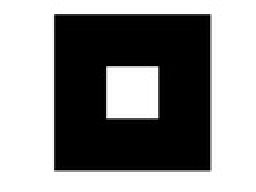
%> input picture CVBasics/A6/square.jpg, 128 x 96 px, shrunk from 1200 x 900 before the run (shown 2 times larger)
$ octave verification.m   (GNU Octave 9; MATLAB toolbox functions it lacks are replaced by stand-ins)
%> lines starting %> are read from the running program, lines starting %| are printed output that depends on the picture; in (x1, y1, x2, y2) boxes, pixels count from 0 and x2, y2 are one past the last pixel; in counts of white or black regions, pixels touching at a corner belong together; the program's own positions count from 1
### CVBasics/A6/CS5320_Harris.m
function R = CS5320_Harris(im,k)
% CS5320_Harris - corner detector
% On input:
%       im (mxn array): input gray level image
%       k (int): determines window side as 2*k+1
% On output:
%       R (mxn array): corner response
%       <=0: homogeneous
%       >0 and small: edge
%       large: corner
% Call:
%       R = Cs5320_Harris(im,1);
% Author:
%       T. Henderson
%       UU
%       Spring 2016
%
R = zeros(size(im,1),size(im,2));
[dx,dy] = gradient(double(im));
for r = 1+k:size(im,1)-k
    for c = 1+k:size(im,2)-k
        a = dx(r-k:r+k,c-k:c+k);
        b = dy(r-k:r+k,c-k:c+k);
        a = a(:);
        b = b(:);
        pts = [a,b];
        M = pts'*pts;
        R(r,c) = det(M) - 0.05*((trace(M)/2)^2);
    end
end

### CVBasics/A6/combo.m
function X = combo(im1,im2)
%
% combo: displays image im1 with non-zero elements of im2 overlayed in red
%
% On input:
%     im1 (nr x nc x np image): base image to be shown
%     im2 (nr x nc image): image to show as red overlay
% On output:
%     X (nr x nc x np image): combined
% Call:
%     X = combo(im1,im2)
% Author:
%     T. Henderson
%     UU
%     20th century
%

[nr,nc,np] = size(im1);
if np==1
    X(:,:,1) = im1;
    X(:,:,2) = im1;
    X(:,:,3) = im1;
else
    X = im1;
end

for r = 1:nr
    for c = 1:nc
        if im2(r,c)>0
	        X(r,c,1) = uint8(255); X(r,c,2) = uint8(0); X(r,c,3) = uint8(0);
        end
    end
end

clf;
imshow(X);

### CVBasics/A6/CS5320_LoG_interest.m
function [interest_pts,scale] = CS5320_LoG_interest(im,p)
% CS5320_LoG_interest - interest points from LoG scale-position maxima
% On input:
%       im (mxn array) gray level input image
%       p (float): percentage of max response to return
% On output:
%       interest_pts (mxn array): interest point response
%       scale (mxn array): max sigma scale at location
% Call:
%       [A_IP,A_scale] = CS5320_LoG_interest(A,0.9);
% Author:
%       T. Hendersonma
%       UU
%       Spring 2016
%
[nr,nc] = size(im);
sigma = 0.6:0.01:3;
num_sigmas = length(sigma);

scale = zeros(nr,nc);
C = zeros(nr,nc,num_sigmas);
interest_pts = zeros(nr,nc);
maxResponses = zeros(nr,nc);
temp1_scale = zeros(nr,nc);
temp2_scale = zeros(nr,nc);

for s_index  = 1:num_sigmas
    T = fspecial('log', 21, sigma(s_index));
    C(:,:,s_index) = abs(filter2(T,im));

end

for r = 1:nr
    for c = 1:nc
        temp1 = C(r,c,:);
        temp1 = temp1(:);
        [temp2(r,c),idx] = max(temp1);
        if idx ~=1 && idx ~= num_sigmas
            temp1_scale(r,c) = sigma(idx);
            maxResponses(r,c) = temp2(r,c);
        end
    end
end

maxvalues = p*max(max(maxResponses));
for r = 1:nr
    for c = 1:nc
        if maxResponses(r,c)<maxvalues
            maxResponses(r,c) = 0;
        end
    end
end

interest_pts = imregionalmax(maxResponses);
scale = interest_pts.* temp1_scale;


% for all maxResponse(i,j)>maxvalues
%     save scale(i,j) = tempscle(i,j)
% scale
% logicalmaxResponses = maxResponses >...
%     p*max(max(maxResponses));
%
%

### CVBasics/A6/CS5320_gradient_histogram.m
function H = CS5320_gradient_histogram(im,r,c,radius,w,thresh)
% CS5320_gradient_histogram - get histogram of gradient orientations
% On input:
%       im (mxn array): image
%       r (int): row of center of patch
%       c (int): col of center of patch
%       radius (float): radius of pixels to consider
%       w (Boolean): use magnitude of gradient as weight in histogram
%       thresh (float): minimum gradient magnitude to consider
% On output:
%        H (9x1 vector): orientation counts in 20-degree bins
% Call:
%       H = CS5320_gradient_histogram(A,8,8,3,0,0.1);
% Author:
%       T. Henderson
%       UU
%       Spring 2016
%
H = [0;0;0;0;0;0;0;0;0];
if((r - ceil(radius) <= 0) || (r + ceil(radius) > size(im,1)) || (c - ceil(radius) <= 0) || (c + ceil(radius )> size(im,2)))
    return;
else
    patch = im(r-ceil(radius):r+ceil(radius),c-ceil(radius):c+ceil(radius));
end
[dx,dy] = gradient(double(patch));
for r = 1:size(patch,1)
    for c = 1:size(patch,2)
        orientation = 0;
        magnitude = sqrt( dx(r,c)^2 + dy(r,c)^2);
        if magnitude  > thresh
            orientation = (atan2d(dy(r,c),dx(r,c)));
            if orientation <0
                orientation = orientation + 180;
            end
        end

        if orientation == 0
                 bin = 1;
        else
            bin = ceil(orientation/20);
        end

        if bin >= 0
            if w==0
                H(bin) = H(bin) + 1;
            else
                H(bin) = H(bin) + magnitude;
            end
        end
    end
end

### CVBasics/A6/CS5320_corner_patches.m
function patches = CS5320_corner_patches(im,k,w)
% CS5320_corner_patches - produce patches (see Alg. 5.2 text)
% On input:
%       im (mxn array): input image
%       k (float): scale parameter in Alg. 5.2
%       w (int): window size parameter for Harris function (called k)
% On output:
%       patches (px4 array): patch parameters
%       col 1: row center of patch (called x_c in text)
%       col 2: col center of patch (called y_c in text)
%       col 3: patch radius (called r in text)
%       col 4: orientation of patch (called theta in text)
% Call:
%       p = CS5320_corner_patches(im,4,2);
% Author:
% Shantnu Kakkar
% UU
% Spring 2016
%
sigma = 0.3:0.01:6;
num_sigmas = length(sigma);
R = CS5320_Harris(im,w);
RregionalMax = imregionalmax(R);
R = RregionalMax.*R;
[nr,nc] = size(im);
threshold = max(max(R/2));
x = R > threshold;
patches = [];
for s_index  = 1:num_sigmas
    T = fspecial('log', 7, sigma(s_index));
    C(:,:,s_index) = abs(filter2(T,im));
end

for r = 1:nr
    for c = 1:nc
        if x(r,c) ==1
            Xc = r;
            Yc = c;
            temp1 = C(r,c,:);
            temp1 = temp1(:);
            [temp2(r,c),idx] = max(temp1);
            radius = sigma(idx);
            H = CS5320_gradient_histogram(im,Xc,Yc,radius*k,0,0);
            [thetaP,index] = max(H);
            allThetaP = find(H==thetaP);
            for i = 1:length(allThetaP)
                tp(1) = Xc;
                tp(2) = Yc;
                tp(3) = r;
                tp(4) = 20 * allThetaP(i);
                patches = [patches;tp];
            end
         end
    end
end
x = 5;

### CVBasics/A6/CS5320_LoG_patches.m
function patches = CS5320_LoG_patches(im,k,p)
% CS5320_LoG_patches - produce patches (see Alg. 5.3 text)
% On input:
%       im (mxn array): input image
%       k (float): scale parameter in Alg. 5.2
%       p (float): p parameter from LoG interest function
% On output:
%       patches (px4 array): patch parameters
%       col 1: row center of patch (called x_c in text)
%       col 2: col center of patch (called y_c in text)
%       col 3: patch radius (called r in text)
%       col 4: orientation of patch (called theta in text)
% Call:
%       p = CS5320_LoG_patches(im,2,2);
% Author:
%       Shantnu Kakkar
%       Spring 2016
%
patches = [];
[x,A_scale] = CS5320_LoG_interest(im,p);
[nr,nc] = size(im);
for r = 1:nr
    for c = 1:nc
        if x(r,c) == 1
            Xc = r;
            Yc = c;
%             radius = A_scale(r,c);
            radius = A_scale(r,c);
            H = CS5320_gradient_histogram(im,Xc,Yc,ceil(radius*k),0,0);
            [thetaP,index] = max(H);
            allThetaP = find(H==thetaP);
            for i = 1:length(allThetaP)
                tp(1) = Xc;
                tp(2) = Yc;
                tp(3) = r;
                tp(4) = 20 * allThetaP(i);
                patches = [patches;tp];
            end
         end
    end
end

### CVBasics/A6/verification.m
% Please run individual sections below using
%ctrl+enter or pressing run section button in the
%editor tab. Please comment if you do not like this
%way of organizing code.

%% Harris
clc;clear;
imoriginal = imread('square.jpg');
%> imoriginal is the input picture: size 96x128x3 uint8; min 0, max 255, mean 142.1
im = imread('square.jpg');
% imshow(im);
im = rgb2gray(im);
imshow(im);
R = CS5320_Harris(im,1);
%> in CS5320_Harris, `[dx,dy] = gradient(double(im));`:
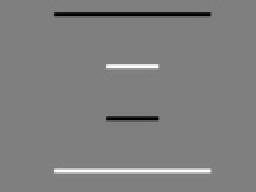
%> dy: size 96x128 double (shown 2 times larger); min -127.5, max 127.5, mean 0; mean of the top-left, top-right, bottom-left and bottom-right quarters -2.2, -2.2, 2.2, 2.2; drawn with min black and max white
combo(double(imoriginal), R>max(max(R/25)));
%> after the loop in combo, `for r = 1:nr`:
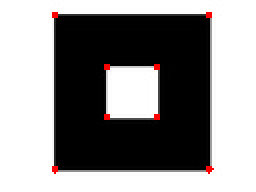
%> X: size 96x128x3 double (shown 2 times larger); mean R, G, B 142.8, 141.3, 141.3
title('result for Harris corner detection');

%% log interest
clc;clear;
im = imread('square.jpg');
im = rgb2gray(im);
 [A_IP,A_scale] = CS5320_LoG_interest(im,0.7);
%> after the loop in CS5320_LoG_interest, `for r = 1:nr`:
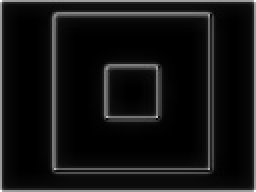
%> temp2: size 96x128 double (shown 2 times larger); min 2.91e-13, max 395.8, mean 30.5; drawn with min black and max white
%> in CS5320_LoG_interest, `maxvalues = p*max(max(maxResponses));`: maxvalues = 70.1
%> after the loop in CS5320_LoG_interest, `for r = 1:nr`: maxResponses: size 96x128 double; min 0, max 100.1, mean 0.1
%> in CS5320_LoG_interest, `interest_pts = imregionalmax(maxResponses);`:
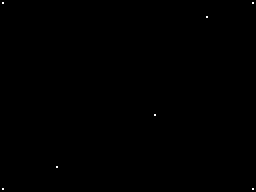
%> interest_pts: size 96x128 logical (shown 2 times larger); 0.06% white in thin lines or dots
 fprintf('Done');

%% Histogram
clc;clear;
im = imread('square.jpg');
im = rgb2gray(im);
H = CS5320_gradient_histogram(im,8,8,3,0,0.1);
%> in CS5320_gradient_histogram, `patch = im(r-ceil(radius):r+ceil(radius),c-ceil(radius):c+ceil(radius));`: patch = [255 255 255 255 255 255 255; 255 255 255 255 255 255 255; 255 255 255 255 255 255 255; 255 255 255 255 255 255 255; 255 255 255 255 255 255 255; 255 255 255 255 255 255 255; 255 255 255 255 255 255 255]
%> in CS5320_gradient_histogram, `[dx,dy] = gradient(double(patch));`: dx = [0 0 0 0 0 0 0; 0 0 0 0 0 0 0; 0 0 0 0 0 0 0; 0 0 0 0 0 0 0; 0 0 0 0 0 0 0; 0 0 0 0 0 0 0; 0 0 0 0 0 0 0]; dy has the same summary as dx
%> after the loop in CS5320_gradient_histogram, `for r = 1:size(patch,1)`: H = [49; 0; 0; 0; 0; 0; 0; 0; 0]; bin = 1
%> H = [49; 0; 0; 0; 0; 0; 0; 0; 0]

%% corner patches
clc;clear;close all;
im = imread('square.jpg');
im = rgb2gray(im);

%  im = [im(:,101:size(im,2)),im(:,1:100)];
%  im = imrotate(im,45);
% im = imresize(im,2);
p = CS5320_corner_patches(im,4,2);
%> in CS5320_corner_patches, `RregionalMax = imregionalmax(R);`: RregionalMax: size 96x128 logical; 0.33% white in thin lines or dots, all inside (x1, y1, x2, y2) = (22, 2, 110, 90)
%> in CS5320_corner_patches, `threshold = max(max(R/2));`: threshold = 4.63e+09
%> in CS5320_corner_patches, `x = R > threshold;`: x: size 96x128 logical; 0.07% white in thin lines or dots, all inside (x1, y1, x2, y2) = (28, 8, 104, 84)
%> after the loop in CS5320_corner_patches, `for r = 1:nr`:
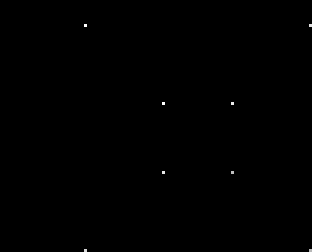
%> temp2: size 84x104 double (shown 3 times larger); min 0, max 2739.8, mean 2.2; drawn with min black and max white
%> after the loop in CS5320_corner_patches, `for r = 1:nr`: H = [8; 1; 4; 2; 6; 1; 0; 0; 3]; Xc = 84; Yc = 104; allThetaP = 1; patches = [9 29 9 100; 9 104 9 100; 35 55 35 20; 35 78 35 100; 58 55 58 20; 58 78 58 100; 84 29 84 180; 84 104 84 20]; radius = 0.3; temp1 = 571 values, max 1968.8 at index 1, min 0.404 at index 571, mean 41.78; thetaP = 8; tp = [84 104 84 20]
%> p has the same summary as patches in CS5320_corner_patches
imshow(im);
hold on;
quiver(p(:,2),p(:,1),-1*cosd(p(:,4)),-1*sind(p(:,4)));
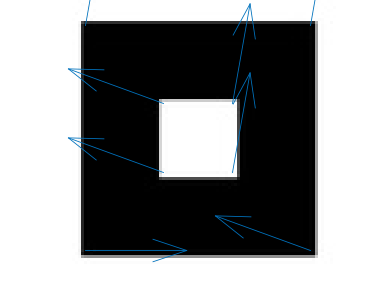
%> figure redrawn from the program's plot data; shown 3 times larger
% title('Results for algo 5.2 after scalling')
%% loG patches
clc;clear;close all;
im = imread('square.jpg');
im = rgb2gray(im);
% Uncomment as required
% im = [im(:,101:size(im,2)),im(:,1:100)];
%  im = imrotate(im,45);
% im = imresize(im,2);
p = CS5320_LoG_patches(im,4,0.8);
%> after the loop in CS5320_LoG_interest (call 2), `for r = 1:nr`: maxResponses: size 96x128 double; min 0, max 100.1, mean 0
%> in CS5320_LoG_interest (call 2), `interest_pts = imregionalmax(maxResponses);`: interest_pts: size 96x128 logical; 0.04% white in thin lines or dots
%> after the loop in CS5320_LoG_patches, `for r = 1:nr`: H = [0; 0; 0; 0; 0; 0; 0; 0; 0]; Xc = 95; Yc = 127; allThetaP = [1; 2; 3; 4; 5; 6; 7; 8; 9]; patches = 37 rows, first 8: [2 2 2 20; 2 2 2 40; 2 2 2 60; 2 2 2 80; 2 2 2 100; 2 2 2 120; 2 2 2 140; 2 2 2 160]; radius = 0.9; thetaP = 0; tp = [95 127 95 180]
%> p has the same summary as patches in CS5320_LoG_patches
imshow(im);
hold on;
quiver(p(:,2),p(:,1),-1*cosd(p(:,4)),-1*sind(p(:,4)));
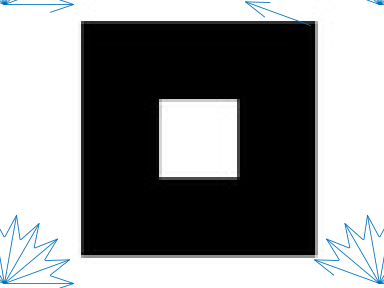
%> figure redrawn from the program's plot data; shown 3 times larger

% title('Results for algo 5.3 after scalling')
